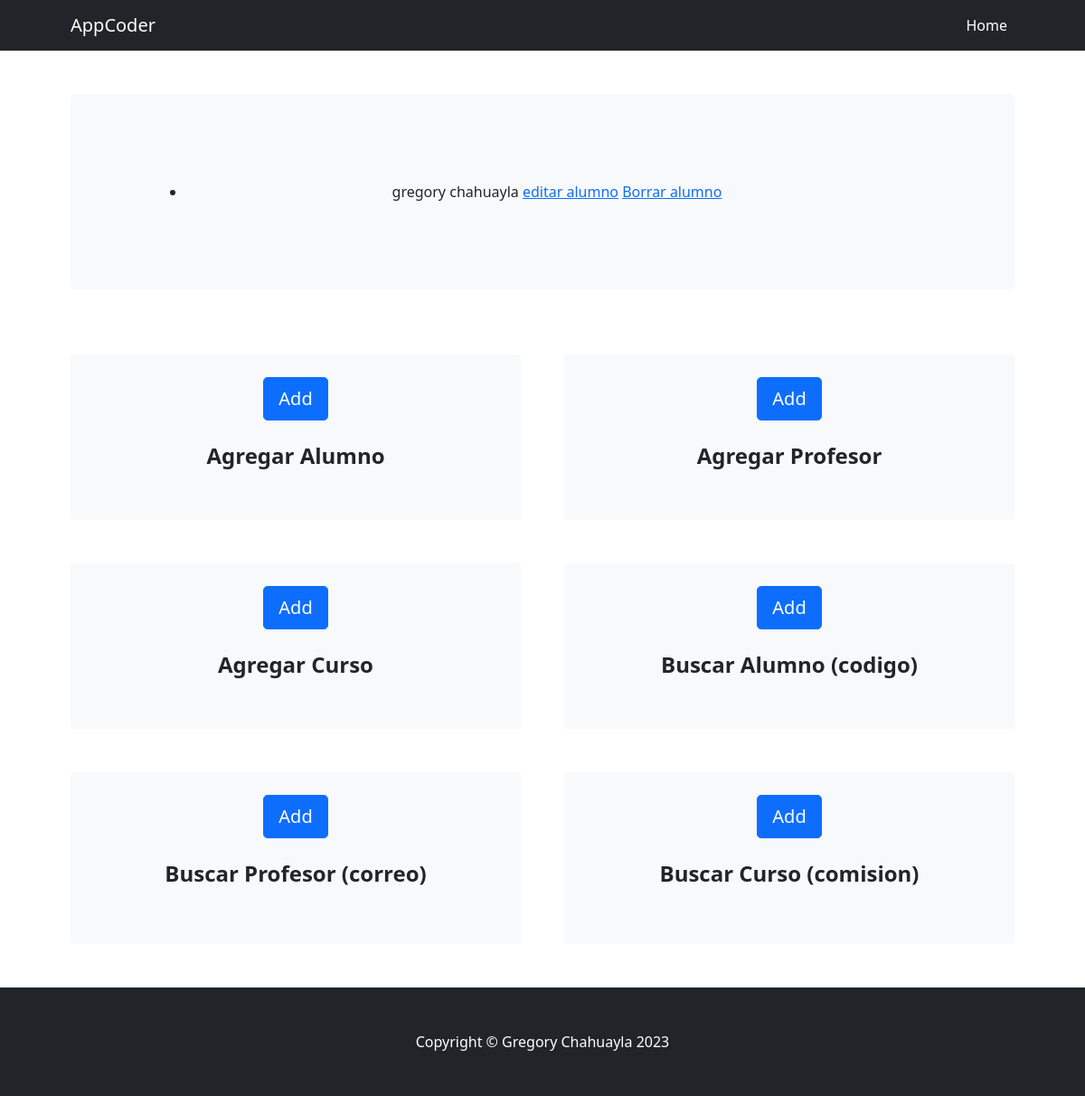
The page /AppCoder/r_alumno/ on the database as committed earlier.
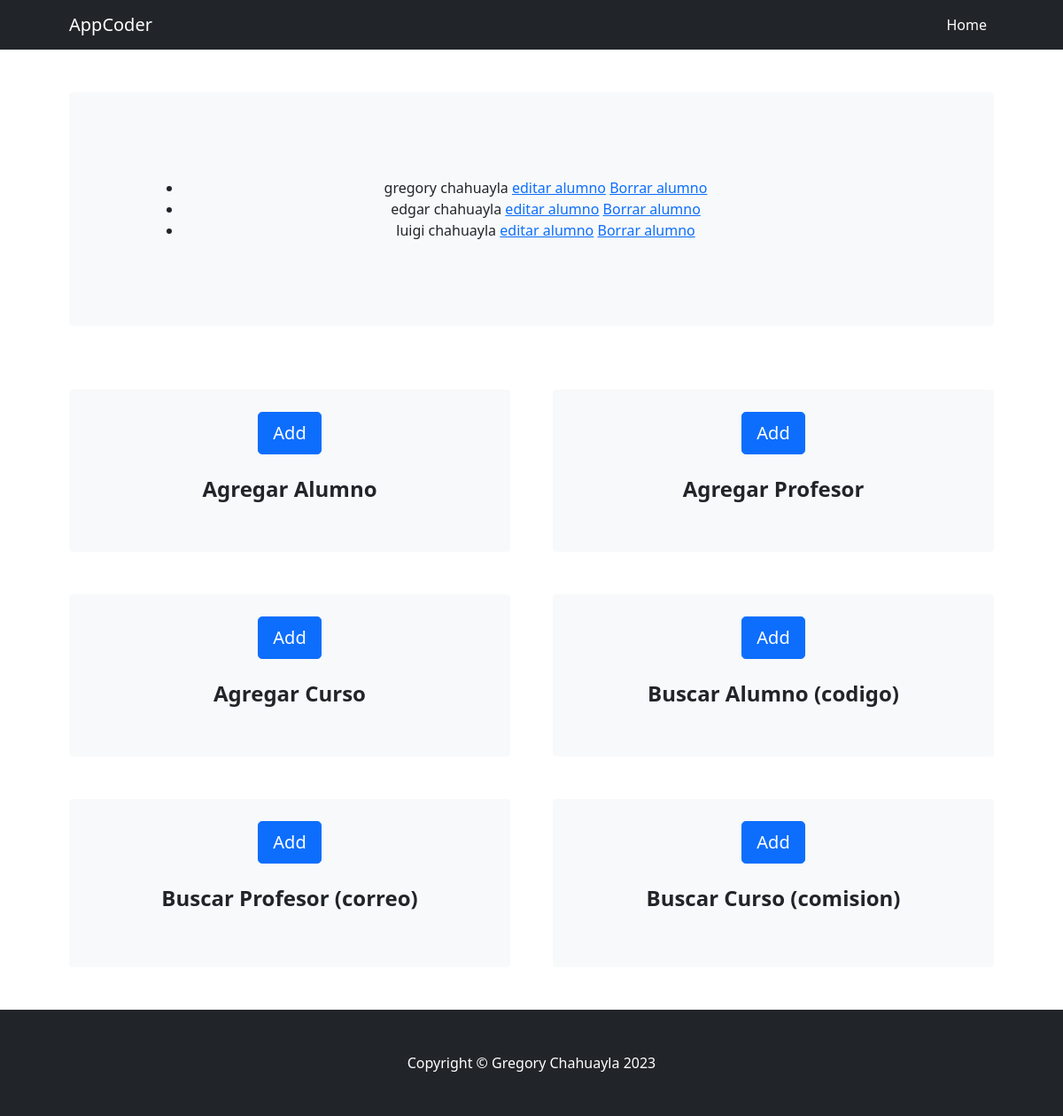
The same page on the database as committed later.
### AppCoder/models.py (models this page shows)
class Estudiante(models.Model):
    nombre = models.CharField(max_length=40)
    apellido = models.CharField(max_length=50)
    correo = models.EmailField(max_length=254)
    ciclo = models.IntegerField(default=0)

### AppCoder/views.py (the view)
# urls.py: path('r_alumno/', r_alum, name="r_alumno"),
def r_alum(request):
    alumnos = Estudiante.objects.all()
    contexto = {"alumnos": alumnos}
    return render(request, "AppCoder/r_alum.html", contexto)

### AppCoder/templates/AppCoder/r_alum.html
{% extends "AppCoder/inicio.html" %}
{% block formulario %}
<ul>
    {% for i in alumnos %}
    <li>
        {{ i.nombre}} {{i.apellido }}
        <a href="{% url 'editar_alum' i.nombre %}">editar alumno</a>
        <a href="{% url 'Borrar_alum' i.nombre %}">Borrar alumno</a>
    </li>
    {% endfor %}
</ul>
{% endblock %}

### AppCoder/templates/AppCoder/inicio.html (shortened to what this page needs)
<!DOCTYPE html>
<html lang="en">
<head> {% load static %}
    <link href="https://cdn.jsdelivr.net/npm/bootstrap-icons@1.4.1/font/bootstrap-icons.css" rel="stylesheet" />
    <link href="{% static 'AppCoder/css/styles.css' %}" rel="stylesheet" />
</head>
<body>
    <nav class="navbar navbar-expand-lg navbar-dark bg-dark">
        <div class="container px-lg-5">
            <a class="navbar-brand" href="#!">AppCoder</a>
            <div class="collapse navbar-collapse" id="navbarSupportedContent">
                <ul class="navbar-nav ms-auto mb-2 mb-lg-0">
                    <li class="nav-item"><a class="nav-link active" aria-current="page" href="{% url 'home' %}">Home</a></li>
                </ul>
            </div>
        </div>
    </nav>
    <header class="py-5">
        <div class="container px-lg-5">
            <div class="p-4 p-lg-5 bg-light rounded-3 text-center">
                <div class="m-4 m-lg-5">
                    {% block formulario %}{% endblock %}
                </div>
            </div>
        </div>
    </header>
    <section class="pt-4">
        <div class="container px-lg-5">
            <div class="row gx-lg-5">
                <div class="col-lg-6 col-xxl-4 mb-5">
                    <div class="card bg-light border-0 h-100">
                        <div class="card-body text-center p-4 p-lg-5 pt-0 pt-lg-0">
                            <a class="btn btn-primary btn-lg" href="{% url 'a_alumno' %}" style="margin: 25px;">Add</a>
                            <h2 class="fs-4 fw-bold">Agregar Alumno</h2>
                        </div>
                    </div>
                </div>
                <div class="col-lg-6 col-xxl-4 mb-5">
                    <div class="card bg-light border-0 h-100">
                        <div class="card-body text-center p-4 p-lg-5 pt-0 pt-lg-0">
                            <a class="btn btn-primary btn-lg" href="{% url 'a_profe' %}" style="margin: 25px;">Add</a>
                            <h2 class="fs-4 fw-bold">Agregar Profesor</h2>
                        </div>
                    </div>
                </div>
                <div class="col-lg-6 col-xxl-4 mb-5">
                    <div class="card bg-light border-0 h-100">
                        <div class="card-body text-center p-4 p-lg-5 pt-0 pt-lg-0">
                            <a class="btn btn-primary btn-lg" href="{% url 'a_curso' %}" style="margin: 25px;">Add</a>
                            <h2 class="fs-4 fw-bold">Agregar Curso</h2>
                        </div>
                    </div>
                </div>
                <div class="col-lg-6 col-xxl-4 mb-5">
                    <div class="card bg-light border-0 h-100">
                        <div class="card-body text-center p-4 p-lg-5 pt-0 pt-lg-0">
                            <a class="btn btn-primary btn-lg" href="{% url 'b_alumno' %}" style="margin: 25px;">Add</a>
                            <h2 class="fs-4 fw-bold">Buscar Alumno (codigo)</h2>
                        </div>
                    </div>
                </div>
                <div class="col-lg-6 col-xxl-4 mb-5">
                    <div class="card bg-light border-0 h-100">
                        <div class="card-body text-center p-4 p-lg-5 pt-0 pt-lg-0">
                            <a class="btn btn-primary btn-lg" href="{% url 'b_profe' %}" style="margin: 25px;">Add</a>
                            <h2 class="fs-4 fw-bold">Buscar Profesor (correo)</h2>
                        </div>
                    </div>
                </div>
                <div class="col-lg-6 col-xxl-4 mb-5">
                    <div class="card bg-light border-0 h-100">
                        <div class="card-body text-center p-4 p-lg-5 pt-0 pt-lg-0">
                            <a class="btn btn-primary btn-lg" href="{% url 'b_curso' %}" style="margin: 25px;">Add</a>
                            <h2 class="fs-4 fw-bold">Buscar Curso (comision)</h2>
                        </div>
                    </div>
                </div>
            </div>
        </div>
    </section>
    <footer class="py-5 bg-dark">
        <div class="container">
            <p class="m-0 text-center text-white">Copyright &copy; Gregory Chahuayla 2023</p>
        </div>
    </footer>
</body>
</html>

Rows that differ between the two databases and show on the page:
added Estudiante: nombre "edgar", apellido "chahuayla"
added Estudiante: nombre "luigi", apellido "chahuayla"
